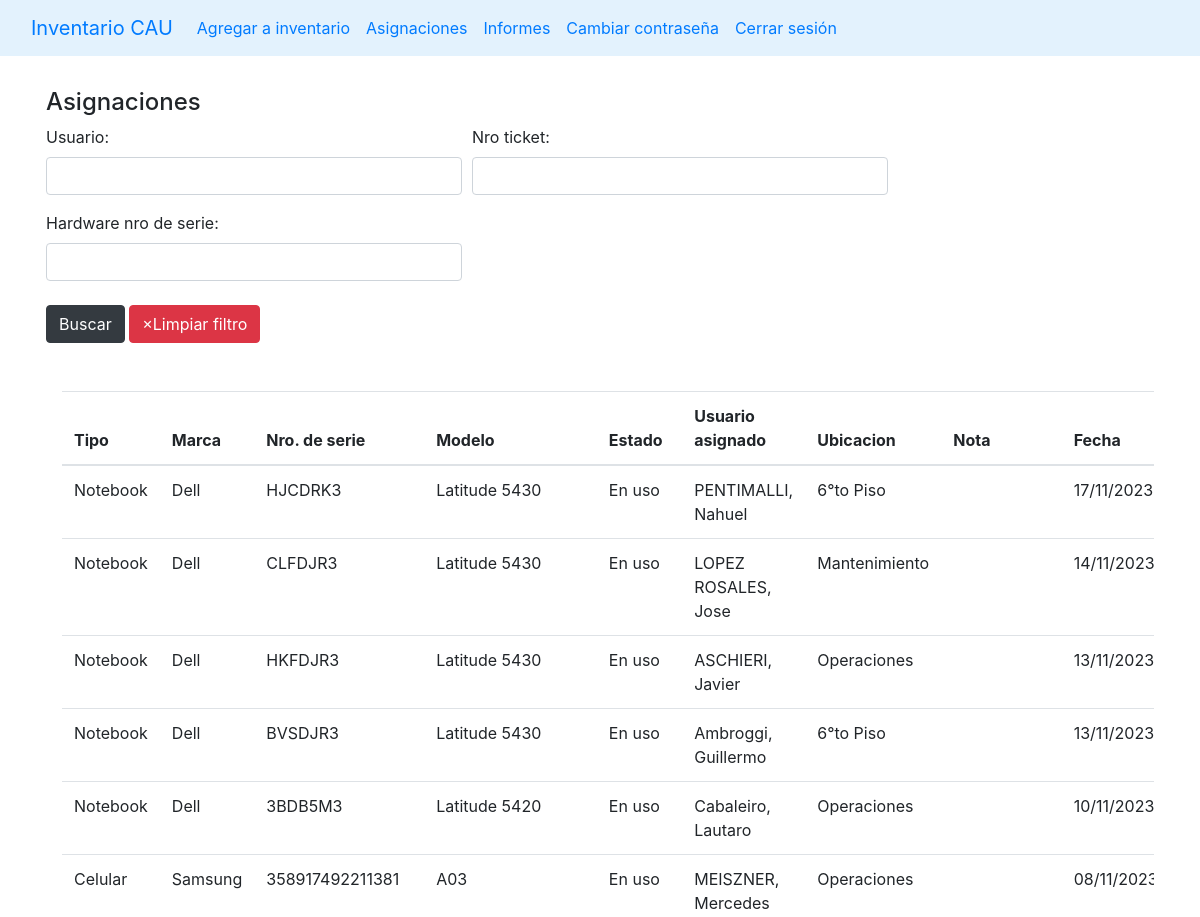
The page /asignaciones (signed in, upper part) on the database as committed earlier.
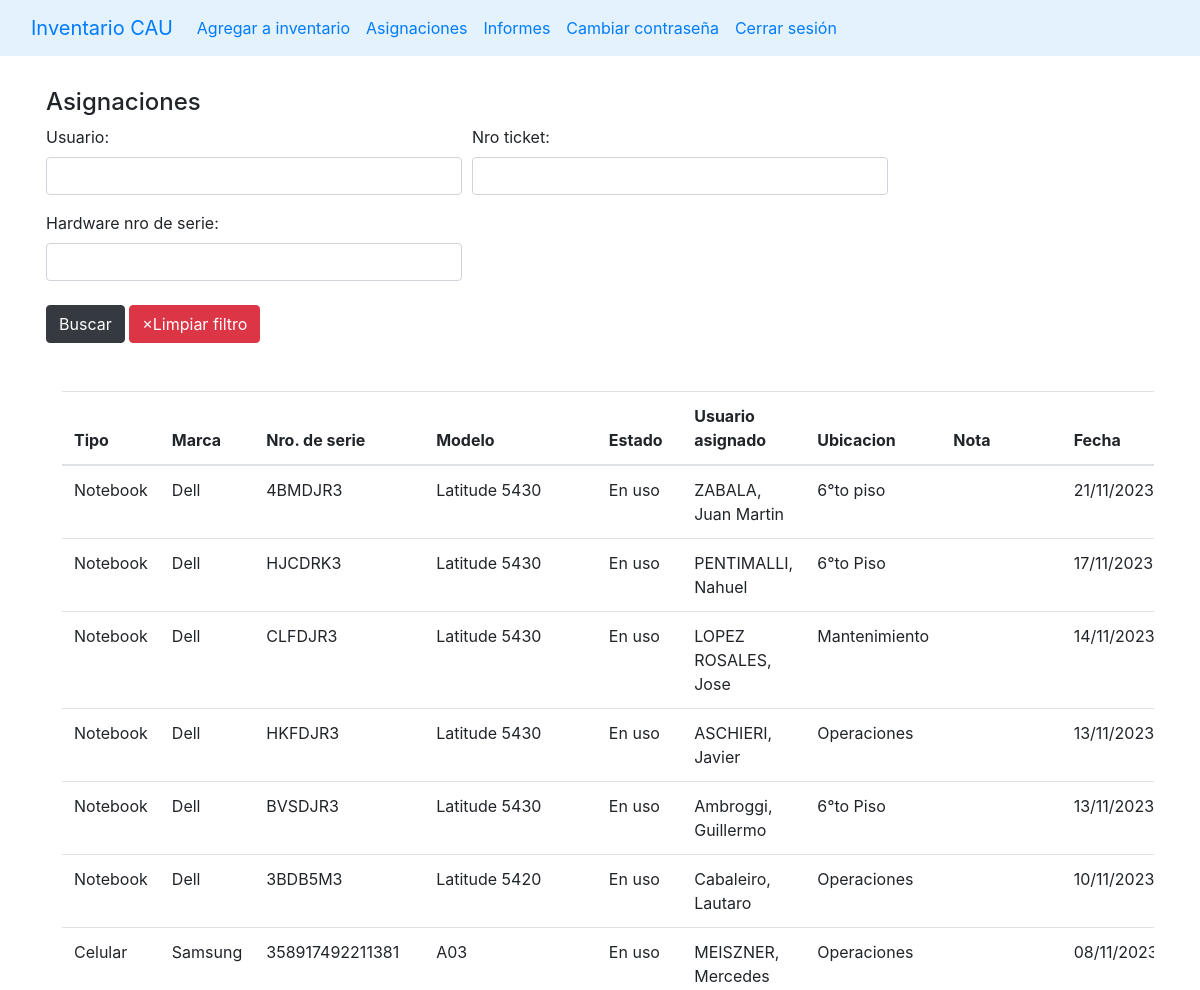
The same page on the database as committed later.
### stockaep/models.py (models this page shows, shortened)
class Asignacion(models.Model):
    hardware = models.ForeignKey(Hardware, on_delete=models.CASCADE)
    usuario = models.CharField(max_length=50)
    fecha_creacion = models.DateField(default=timezone.now)
    nro_ticket = models.CharField(blank=True, max_length=10)
    nota = models.TextField(blank=True, max_length=200)
    class Meta:
        ordering = ['fecha_creacion']

class Hardware(models.Model):
    origenes = (
        ('T4', 'T4'),
        ('CAU', 'CAU'),
        ('Yenny', 'Yenny')
    )
    tipo = models.ForeignKey(Tipo, on_delete=models.CASCADE)
    marca = models.ForeignKey(Marca, on_delete=models.CASCADE)
    modelo = models.ForeignKey(Modelo, on_delete=models.CASCADE)
    nro_de_serie = models.CharField(max_length=100, blank=True)
    ubicacion = models.ForeignKey(Ubicacion, on_delete=models.CASCADE)
    estado = models.ForeignKey(Estado, on_delete=models.CASCADE)
    observaciones = models.TextField(max_length=500, blank=True)
    origen = models.CharField(choices=origenes, max_length=10, default='CAU')
    nota = models.TextField(max_length=500, blank=True)
    class Meta:
        ordering = ['tipo']

class Tipo(models.Model):
    name = models.CharField(max_length=50, unique=True)
    class Meta:
        ordering = ['name']
    def __str__(self) -> str:
        return self.name

class Marca(models.Model):
    nombre = models.CharField(max_length=50, null=False, default='S/D', unique=True)
    class Meta:
        ordering = ['nombre']
    def __str__(self):
        return self.nombre

class Modelo(models.Model):
    nombre = models.CharField(max_length=100, null=False, default='S/D')
    class Meta:
        ordering = ['nombre']
    def __str__(self):
        return self.nombre

class Estado(models.Model):
    estados_hardware = (
    ("Nuevo", "Nuevo"),
    ('Activo', 'Activo'),
    ('En uso', 'En uso'),
    ('Fuera de Servicio', 'Fuera de Servicio'),
    ('Scrap', 'Scrap'),
    ('RMA', 'RMA')
)
    nombre = models.CharField(choices=estados_hardware, max_length=50)
    class Meta:
        ordering = ['nombre']
    def __str__(self):
        return f'{self.nombre}'

class Ubicacion(models.Model):
    nombre = models.CharField(max_length=50)
    class Meta:
        ordering = ['nombre']
    def __str__(self):
        return self.nombre

### stockaep/views.py (the view)
# urls.py: path('asignaciones', views.asignaciones, name='asignaciones'),
@login_required(login_url='login')
def asignaciones(request):
    ctx = {'link':'asignaciones'}
    asignaciones = Asignacion.objects.filter()
    f = AsignacionFilter(request.GET, queryset=Asignacion.objects.all())
    asignaciones_filtradas = f.qs
    ctx['filter'] = f
    ctx['asignaciones'] = asignaciones_filtradas
    return render(request, 'main.html', ctx)

### templates/main.html (shortened to what this page needs)
{% load static %}
<!DOCTYPE html>
<html lang="en">
<head>
    <link rel="stylesheet" href="https://stackpath.bootstrapcdn.com/bootstrap/4.5.0/css/bootstrap.min.css"0>
</head>
<body>
    {% include "navbar.html" %}
    {% if link == 'index' %}
        {% include 'list_hardware.html' %}
    {% elif link == 'create' %}
        {% include 'add_to_inventary.html' %}
    {% elif link == 'edit' %}
        {% include 'edit_hardware.html' %}
    {% elif link == 'notification' %}
        {% include 'notifications.html' %}
    {% elif link == 'asignaciones'%}
        {% include 'asignaciones.html' %}
    {% elif link == "admin_users" %}
        {% include "admin_users.html" %}
    {% elif link == "cambio_contraseña" %}
        {% include "cambio_contraseña.html" %}
    {% elif link == "realizar_informe" %}
        {% include "realizar_informe.html" %}
    {% endif %}
</body>
</html>

### templates/asignaciones.html (shortened to what this page needs)
{% load static%}
{% block content %}
<div class="container p-3">
    <h4 class="mt-3">Asignaciones</h4>
    <div class="input-group mb-3">
        <form method="get">
            <div class="form-row" >
                {% for field in filter.form %}
                <div class="form-group col-md-6" id="form-field-{{ forloop.counter0 }}">
                    {{ field.label_tag }}
                    {{ field }}
                </div>
                {% endfor %}
            </div>
            <button type="submit" class="btn btn-dark mb-3 mt-2">Buscar</button>
            <a as="button" class="btn btn-danger mb-3 mt-2" href="{% url 'asignaciones' %}">&times;Limpiar filtro</a>
        </form>
    </div>
    <div class="container p-3 table-responsive">
        <table class="table table-hover">
            <thead>
                <tr>
                    <th scope="col">Tipo</th>
                    <th scope="col">Marca</th>
                    <th scope="col">Nro. de serie</th>
                    <th scope="col">Modelo</th>
                    <th scope="col">Estado</th>
                    <th scope="col">Usuario asignado</th>
                    <th scope="col">Ubicacion</th>
                    <th scope="col">Nota</th>
                    <th scope="col">Fecha</th>
                </tr>
            </thead>
            <tbody>
                {% for a in asignaciones reversed%}
                    <tr>
                        <td>{{a.hardware.tipo}}</td>
                        <td>{{a.hardware.marca}}</td>
                        <td>{{a.hardware.nro_de_serie}}</td>
                        <td>{{a.hardware.modelo}}</td>
                        <td>{{a.hardware.estado}}</td>
                        <td>{{a.usuario}}</td>
                        <td>{{a.hardware.ubicacion}}</td>
                        <td>{{a.nota}}</td>
                        <td>{{a.fecha_creacion|date:"d/m/Y"}}</td>
                    </tr>
                {% endfor %}
            </tbody>
        </table>
    </div>
</div>
{% endblock %}

Rows that differ between the two databases and show on the page:
added Asignacion: hardware.tipo "Notebook", hardware.marca "Dell", hardware.nro_de_serie "4BMDJR3", hardware.modelo "Latitude 5430", hardware.estado "En uso", usuario "ZABALA, Juan Martin", hardware.ubicacion "6°to piso", fecha_creacion "21/11/2023"
